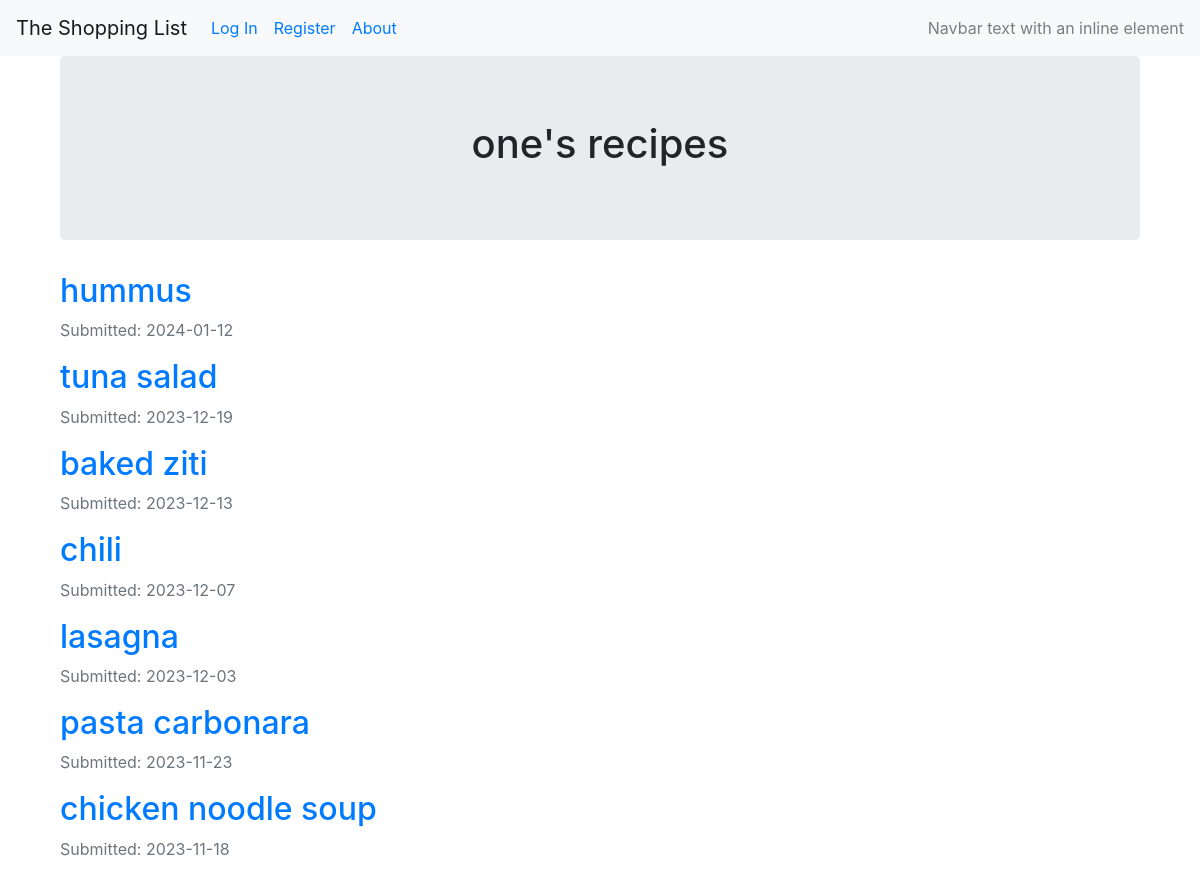
The page /users/one on the database its author committed.
### crud_recipe/models.py (models this page shows, shortened)
@dataclass
class User(db.Model, UserMixin):
    __tablename__ = 'users'
    id = db.Column(db.Integer, primary_key=True, autoincrement=True)
    email = db.Column(db.String(64), unique=True, index=True)
    username = db.Column(db.String(64), unique=True, index=True)
    password_hash = db.Column(db.String(128))

@dataclass
class Recipe(db.Model):
    __tablename__ = 'recipes'
    id = db.Column(db.Integer(), primary_key=True)
    name = db.Column(db.String(100))
    user_id = db.Column(db.Integer, db.ForeignKey('users.id'))
    date = db.Column(db.DateTime, nullable=False, default=datetime.utcnow)

### crud_recipe/users/views.py (the view)
@user_views.route("/<username>")
def view_users_recipes(username):
    user = User.query.filter_by(username=username).first_or_404()
    recipes = Recipe.query.filter_by(user_id=user.id).order_by(Recipe.date.desc()).all()
    return render_template('user_recipes.html', recipes=recipes,  user=user)

### crud_recipe/templates/user_recipes.html (shortened to what this page needs)
{% extends "base.html" %}
{% block content %}
<div class="container">
  <div class="jumbotron">
    <div align='center'>
      <h1 >{{user.username}}'s recipes</h1>
    </div>
  </div>
{% for recipe in recipes %}
        <h2><a href="{{ url_for('recipes.recipe_view', recipe_id=recipe.id) }}">{{ recipe.name }}</a></h2>
        <p class="text-muted">Submitted: {{ recipe.date.strftime('%Y-%m-%d') }}</p>
{% endfor %}
{% endblock %}

### rows shown on the page
User: username "one"
Recipe: name "hummus", date "2024-01-12"
Recipe: name "tuna salad", date "2023-12-19"
Recipe: name "baked ziti", date "2023-12-13"
Recipe: name "chili", date "2023-12-07"
Recipe: name "lasagna", date "2023-12-03"
Recipe: name "pasta carbonara", date "2023-11-23"
Recipe: name "chicken noodle soup", date "2023-11-18"
